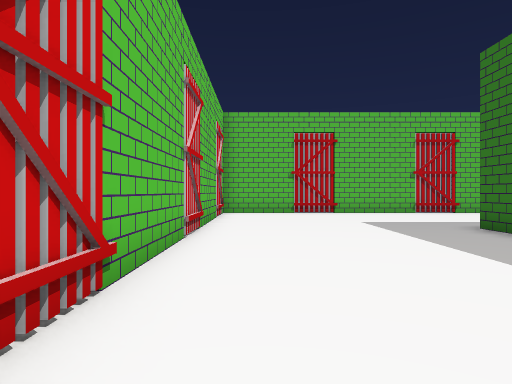
View 1 (above)

20 first-person views from a walk through a Godot game level. The camera is 1.5 m above the floor, looks level and sees 75° across. The floor is counted in squares, 1.8 m on a side. Each view is taken from the middle of a square. On the plan, view 1 faces up. The plan holds only what a view shows up to about 11 squares ahead; the rest is blank. The place goes on beyond the plan.

View 2
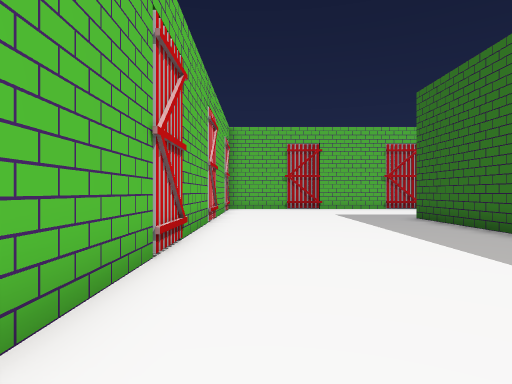

View 3
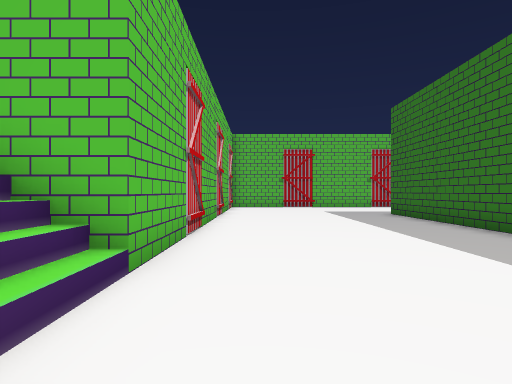

View 4
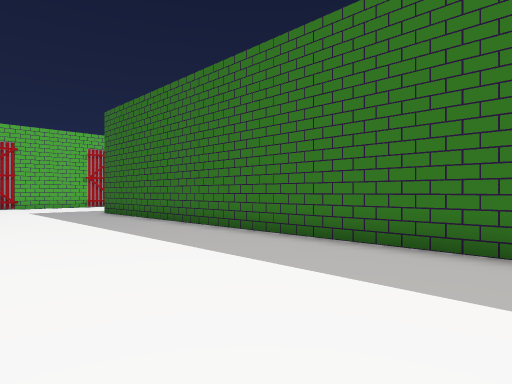

View 5
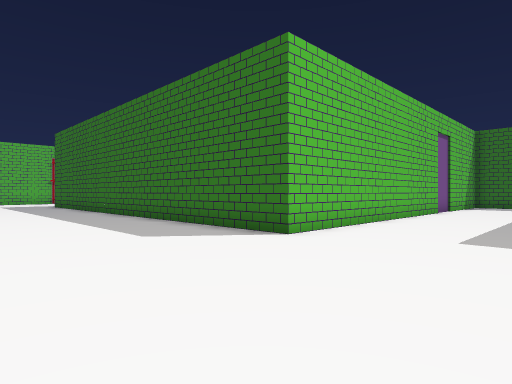

View 6
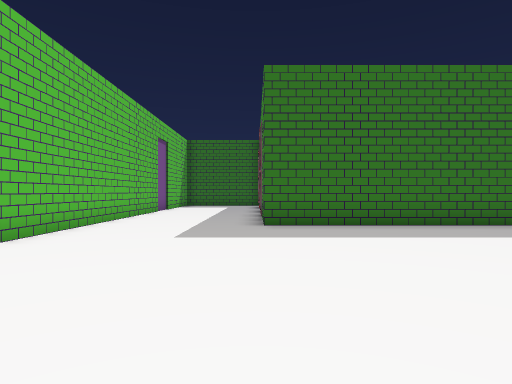

View 7
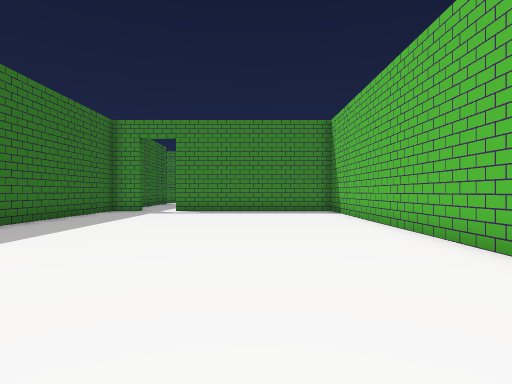

View 8
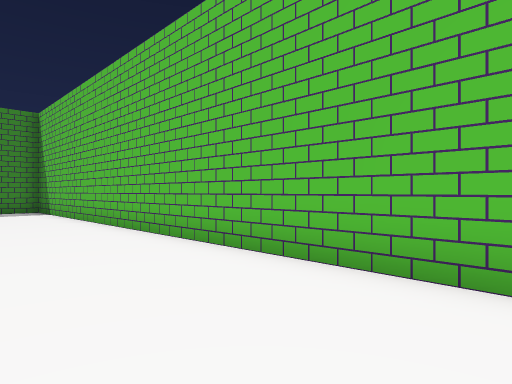

View 9
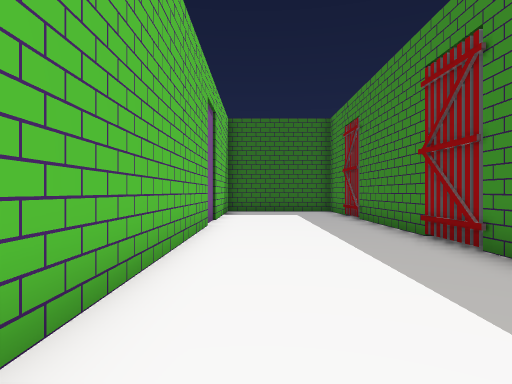

View 10
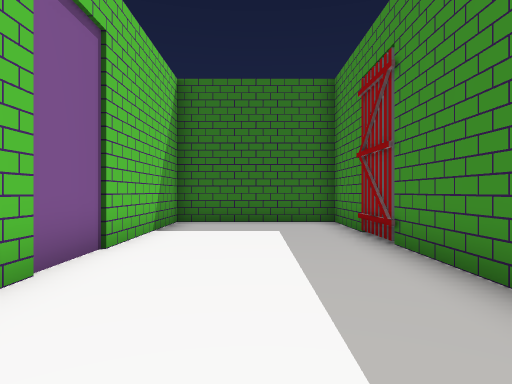

View 11
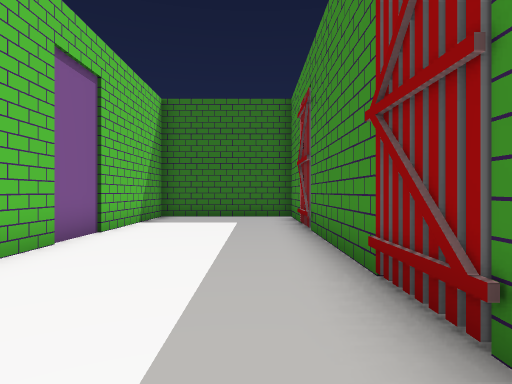

View 12
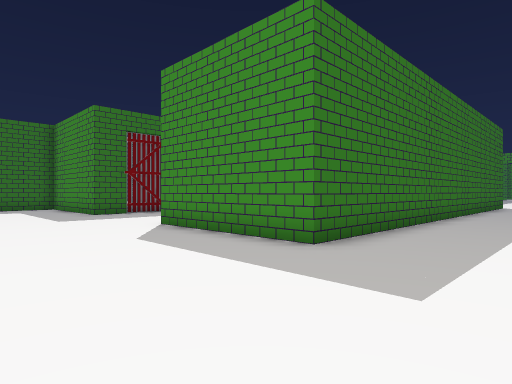

View 13
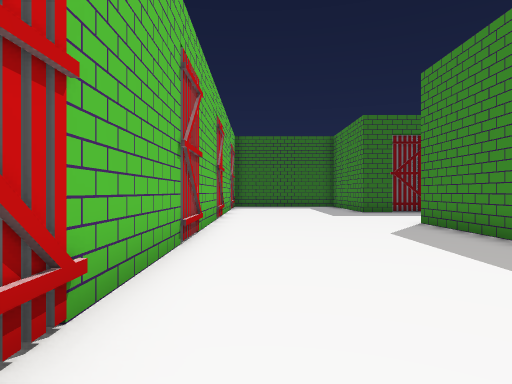

View 14
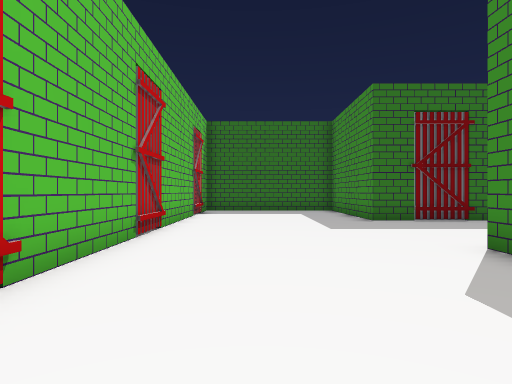

View 15
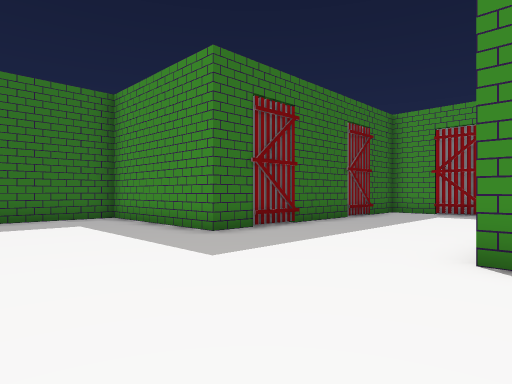

View 16
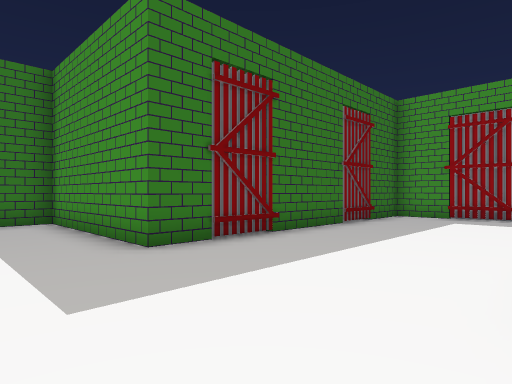

View 17
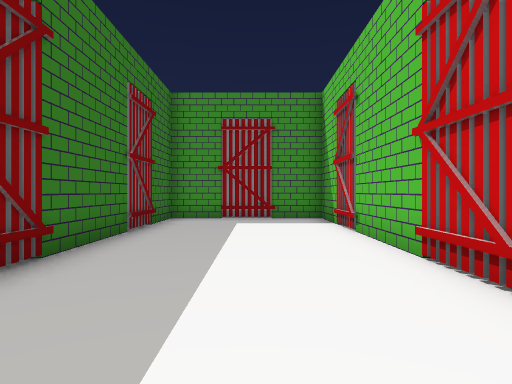

View 18
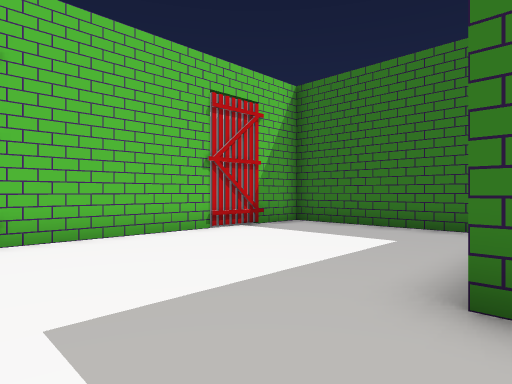

View 19
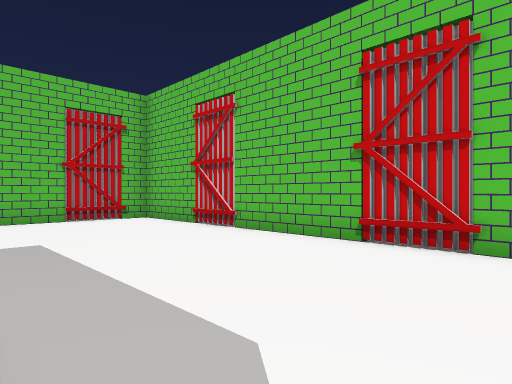

View 20
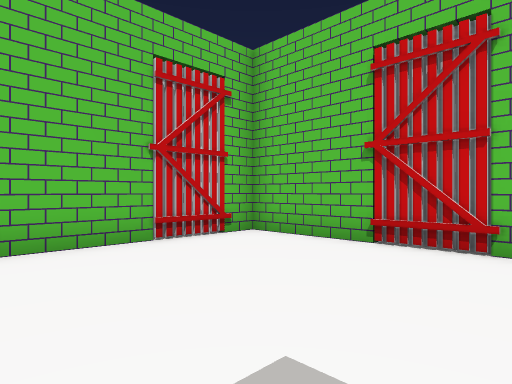

### Floor plan
Points are (right, up) in squares from view 1. A wall is a line through its corners. A room is listed if a view was taken in it or the views show most of it. See-through windows are left out.
Room 1 (views 1, 2, 3, 4, 5, 6, 7, 8, 9, 10, 11, 12, 13, 14, 15, 16, 17, 18, 19, 20)
walls: (-1.3, -6.4) (-1.3, -18.2); (11.6, -1.8) (13.1, -1.8); (9.9, 6.4) (9.9, -1.6) (14.7, -1.6) (14.7, 7.6) (19.9, 7.6) (19.9, 13.2) (-1.3, 13.2) (-1.3, -1.6) (-2.6, -1.6); (9.2, -13.2) (20.3, -13.2) (20.3, -8.8) (5.1, -8.8) (5.1, 7.6) (10, 7.6); (14.9, 5) (14.9, 6.2); (-1.5, 12.4) (-1.5, 10.8); (3.1, 13.4) (2.6, 13.4); (2.5, 13.4) (2, 13.4); (6.9, 13.4) (6.4, 13.4); (7.5, 13.4) (7, 13.4); (8.3, -18.5) (8.3, -13.1)

Where each view was taken, in squares from view 1:
view 1: 0 up, 0 right, facing up
view 2: 3 down, 0 right, facing up
view 3: 5 down, 0 right, facing up
view 4: 6 down, 0 right, facing up-right
view 5: 13 down, 0 right, facing up-right
view 6: 13 down, 0 right, facing right
view 7: 7 down, 2 right, facing down
view 8: 6 down, 2 right, facing down-left
view 9: 10 down, 6 right, facing right
view 10: 11 down, 11 right, facing right
view 11: 12 down, 9 right, facing right
view 12: 12 up, 2 right, facing down-right
view 13: 12 up, 1 right, facing right
view 14: 11 up, 5 right, facing right
view 15: 12 up, 9 right, facing down-right
view 16: 10 up, 10 right, facing down-right
view 17: 9 up, 12 right, facing down
view 18: 7 up, 12 right, facing up-right
view 19: 8 up, 9 right, facing up-left
view 20: 8 up, 4 right, facing up-left
